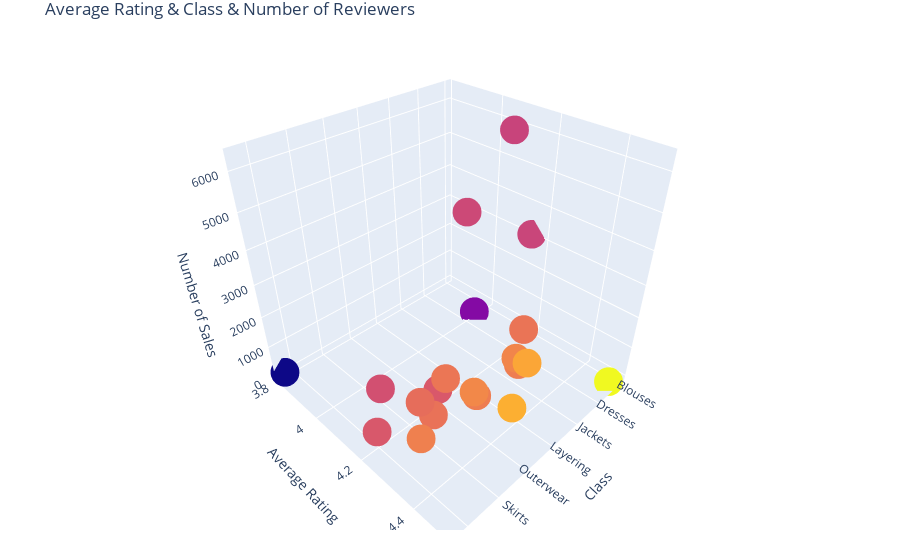

The code cell stored with this chart in its notebook:
### Code cell
cv = df['Class Name'].value_counts()

trace = go.Scatter3d( x = avgdf1.index,
                      y = avgdf1['Rating'],
                      z = cv[avgdf1.index],
                      mode = 'markers',
                      marker = dict(size=10,color=avgdf1['Rating']),
                      hoverinfo ="text",
                      text="Class: "+avgdf1.index+" \ Average Rating: "+avgdf1['Rating'].map(' {:,.2f}'.format).apply(str)+" \ Number of Reviewers: "+cv[avgdf1.index].apply(str)
                      )

data = [trace]
layout = go.Layout(title="Average Rating & Class & Number of Reviewers",
                   scene = dict(
                    xaxis = dict(title='Class'),
                    yaxis = dict(title='Average Rating'),
                    zaxis = dict(title='Number of Sales'),),
                   margin = dict(l=30, r=30, b=30, t=30))
fig = go.Figure(data=data, layout=layout)
py.iplot(fig)
plt.savefig('3D_Scatter.png')

### Figure 1 — Plotly figure (JSON) as saved in the notebook; plotly's stock layout.template omitted (floating-point values rounded to 4 significant figures)
{"data": [{"hoverinfo": "text", "marker": {"color": [4.154, 4.5, 4, 4.151, 4.261, 4.279, 4.295, 4.361, 4.162, 4.377, 4.279, 4.301, 4.198, 4.266, 4.256, 4.246, 4.285, 4.179, 4.197, 3.815], "size": 10}, "mode": "markers", "text": ["Class: Blouses \\ Average Rating:  4.15 \\ Number of Reviewers: 3097", "Class: Casual bottoms \\ Average Rating:  4.50 \\ Number of Reviewers: 2", "Class: Chemises \\ Average Rating:  4.00 \\ Number of Reviewers: 1", "Class: Dresses \\ Average Rating:  4.15 \\ Number of Reviewers: 6319", "Class: Fine gauge \\ Average Rating:  4.26 \\ Number of Reviewers: 1100", "Class: Intimates \\ Average Rating:  4.28 \\ Number of Reviewers: 154", "Class: Jackets \\ Average Rating:  4.30 \\ Number of Reviewers: 704", "Class: Jeans \\ Average Rating:  4.36 \\ Number of Reviewers: 1147", "Class: Knits \\ Average Rating:  4.16 \\ Number of Reviewers: 4843", "Class: Layering \\ Average Rating:  4.38 \\ Number of Reviewers: 146", "Class: Legwear \\ Average Rating:  4.28 \\ Number of Reviewers: 165", "Class: Lounge \\ Average Rating:  4.30 \\ Number of Reviewers: 691", "Class: Outerwear \\ Average Rating:  4.20 \\ Number of Reviewers: 328", "Class: Pants \\ Average Rating:  4.27 \\ Number of Reviewers: 1388", "Class: Shorts \\ Average Rating:  4.26 \\ Number of Reviewers: 317", "Class: Skirts \\ Average Rating:  4.25 \\ Number of Reviewers: 945", "Class: Sleep \\ Average Rating:  4.29 \\ Number of Reviewers: 228", "Class: Sweaters \\ Average Rating:  4.18 \\ Number of Reviewers: 1428", "Class: Swim \\ Average Rating:  4.20 \\ Number of Reviewers: 350", "Class: Trend \\ Average Rating:  3.82 \\ Number of Reviewers: 119"], "type": "scatter3d", "x": ["Blouses", "Casual bottoms", "Chemises", "Dresses", "Fine gauge", "Intimates", "Jackets", "Jeans", "Knits", "Layering", "Legwear", "Lounge", "Outerwear", "Pants", "Shorts", "Skirts", "Sleep", "Sweaters", "Swim", "Trend"], "y": [4.154, 4.5, 4, 4.151, 4.261, 4.279, 4.295, 4.361, 4.162, 4.377, 4.279, 4.301, 4.198, 4.266, 4.256, 4.246, 4.285, 4.179, 4.197, 3.815], "z": [3097, 2, 1, 6319, 1100, 154, 704, 1147, 4843, 146, 165, 691, 328, 1388, 317, 945, 228, 1428, 350, 119]}], "layout": {"margin": {"b": 30, "l": 30, "r": 30, "t": 30}, "scene": {"xaxis": {"title": {"text": "Class"}}, "yaxis": {"title": {"text": "Average Rating"}}, "zaxis": {"title": {"text": "Number of Sales"}}}, "title": {"text": "Average Rating & Class & Number of Reviewers"}}}
